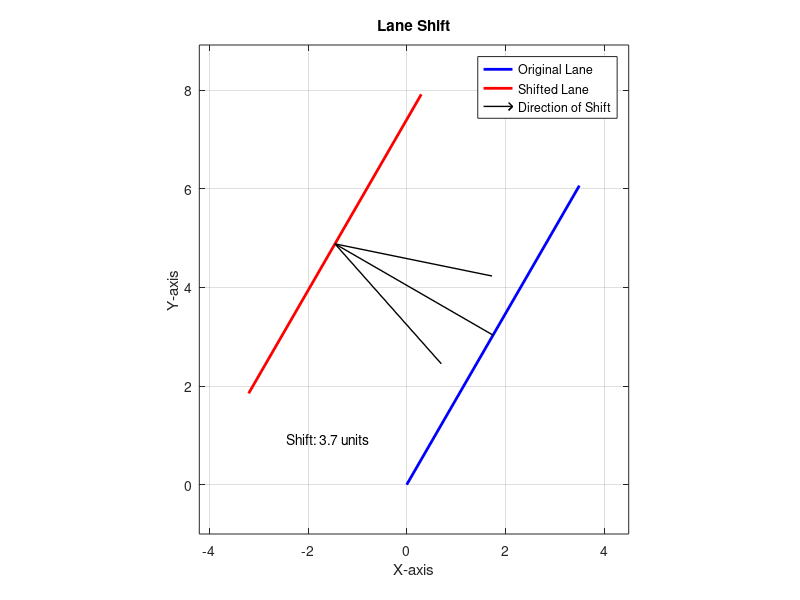

MATLAB code to generate this figure:
% Define parameters
length = 7; % Length of the line
angle_degrees = 60; % Angle in degrees
shift_distance = 3.7; % Perpendicular shift distance

% Calculate starting point and ending point of the first line
x_start = 0;
y_start = 0;
x_end = length * cosd(angle_degrees);
y_end = length * sind(angle_degrees);

% Coordinates for the first line
x_line1 = [x_start, x_end];
y_line1 = [y_start, y_end];

% Calculate the direction vector for the first line
direction_vector = [x_end - x_start, y_end - y_start];
% Calculate a perpendicular vector to the direction vector
perpendicular_vector = [-direction_vector(2), direction_vector(1)];
% Normalize the perpendicular vector
perpendicular_vector = perpendicular_vector / norm(perpendicular_vector);

% Calculate the start and end points of the shifted line
x_shifted_start = x_start + shift_distance * perpendicular_vector(1);
y_shifted_start = y_start + shift_distance * perpendicular_vector(2);
x_shifted_end = x_end + shift_distance * perpendicular_vector(1);
y_shifted_end = y_end + shift_distance * perpendicular_vector(2);

% Coordinates for the shifted line
x_line2 = [x_shifted_start, x_shifted_end];
y_line2 = [y_shifted_start, y_shifted_end];

% Open a new figure
figure;

% Plot the first line
plot(x_line1, y_line1, 'b', 'LineWidth', 2);
hold on;

% Plot the shifted line
plot(x_line2, y_line2, 'r', 'LineWidth', 2);

% Plot the shifting direction and distance
quiver( (x_start+x_end)/2, (y_start + y_end)/2, shift_distance * perpendicular_vector(1), shift_distance * perpendicular_vector(2), 0, 'k', 'LineWidth', 1, 'MaxHeadSize', 0.5);

% Annotate the shifting distance
mid_point_shift = [(x_start + x_shifted_start)/2, (y_start + y_shifted_start)/2];
text(mid_point_shift(1), mid_point_shift(2), sprintf('Shift: %.1f units', shift_distance), 'HorizontalAlignment', 'center');

% Set up plot limits
axis equal;
xlim([min([x_line1, x_line2])-1, max([x_line1, x_line2])+1]);
ylim([min([y_line1, y_line2])-1, max([y_line1, y_line2])+1]);

% Add labels and title
xlabel('X-axis');
ylabel('Y-axis');
title('Lane Shift');

% Add grid
grid on;

% Add legend
legend('Original Lane', 'Shifted Lane', 'Direction of Shift');
